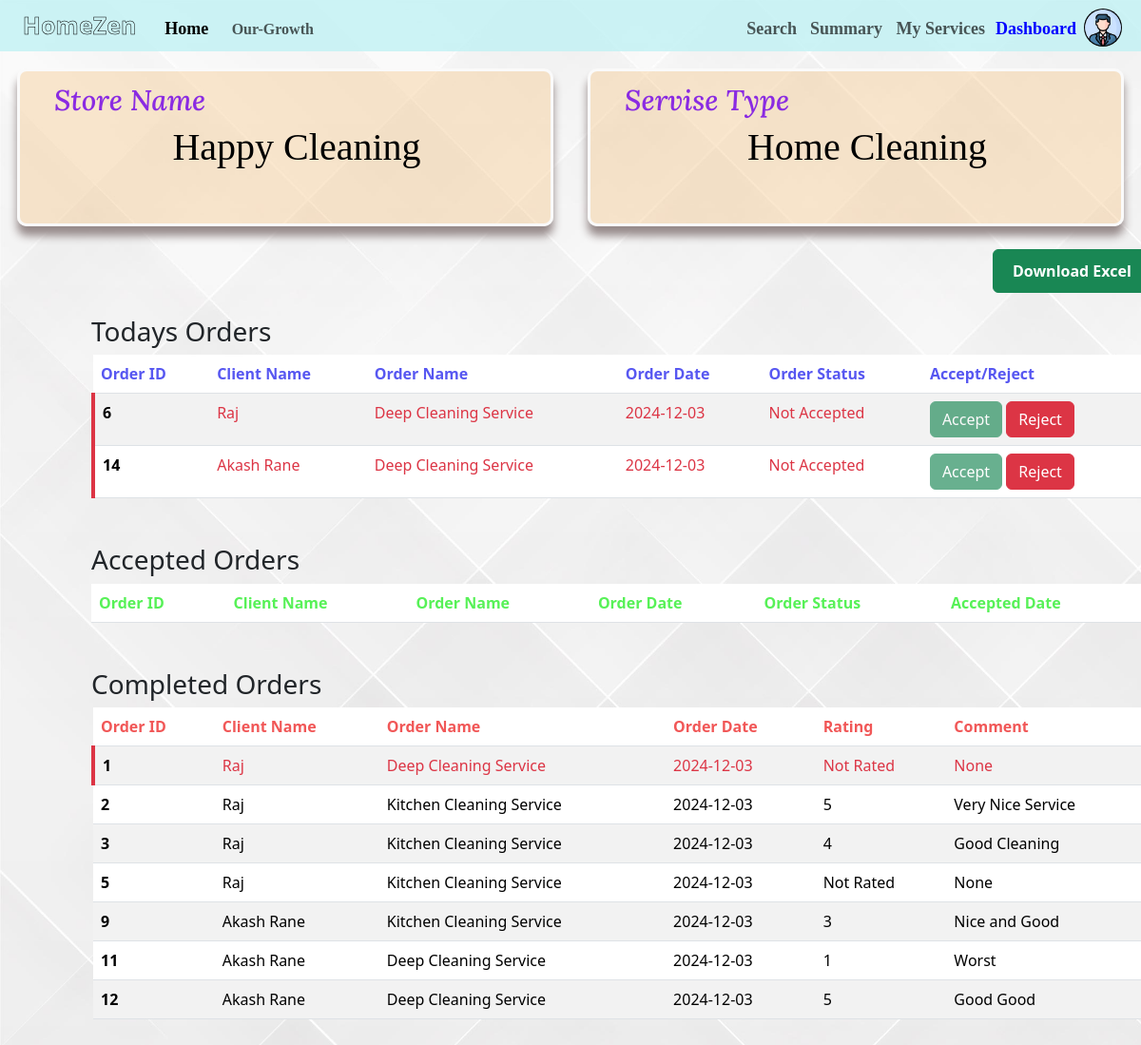
Page /dashboard (signed in) on the committed database.
### models.py (models this page shows, shortened)
class Proffessional(db.Model):
    __tablename__ = 'proffessional'
    proffessional_id = db.Column(db.Integer, primary_key=True, autoincrement=True)
    proffessional_user_id = db.Column(db.Integer,db.ForeignKey('user.user_id'))
    proffessional_company_name = db.Column(db.String(100))
    proffessional_date_created = db.Column(db.DateTime, default=dt.now())
    proffessional_email = db.Column(db.String(100))
    proffessional_description = db.Column(db.String(100))
    proffessional_Service_type = db.Column(db.String(100))
    proffessional_years_of_experience = db.Column(db.Numeric(100))
    proffessional_photo = db.Column(db.String(100), default='static/default2.jpg')
    proffessional_location = db.Column(db.String(100))
    proffessional_pincode = db.Column(db.String(100))
    proffessional_rating = db.Column(db.DECIMAL(10, 2), default=0.00)
    proffessional_available = db.Column(db.Boolean, default=True)
    proffessional_flaged = db.Column(db.Boolean, default=False)
    user = db.relationship('User', backref=db.backref('proffessional', lazy=True))

class User(UserMixin, db.Model):
    __tablename__ = 'user'
    user_id= db.Column(db.Integer, primary_key=True, autoincrement=True)
    user_name = db.Column(db.String(100), unique=False , nullable=False)
    user_handle = db.Column(db.String(100), unique=True , nullable=False)
    user_password = db.Column(db.String(100) , nullable=False)
    user_email = db.Column(db.String(100) , nullable=False)
    user_role = db.Column(db.Numeric())

class Order(db.Model):
    __tablename__ = 'order'
    order_id = db.Column(db.Integer, primary_key=True, autoincrement=True)
    order_service_id = db.Column(db.Integer, db.ForeignKey('service.service_id') , nullable=False)
    order_client_id = db.Column(db.Integer, db.ForeignKey('client.client_user_id') , nullable=False)
    order_proffessional_id = db.Column(db.Integer, db.ForeignKey('proffessional.proffessional_user_id') , nullable=False)
    order_name = db.Column(db.String(100) , nullable=False)
    order_status = db.Column(db.String(100),default='Not Accepted' , nullable=False)
    order_date_created = db.Column(db.DateTime, default=dt.now() , nullable=False)
    order_date_accepted = db.Column(db.DateTime)
    order_date_completed = db.Column(db.DateTime)
    order_payment_amount = db.Column(db.Numeric(100) , nullable=False)
    order_flaged = db.Column(db.Boolean, default=False)
    service = db.relationship('Service', backref=db.backref('orders', lazy=True))

class Review(db.Model):
    __tablename__ = 'review'
    review_id = db.Column(db.Integer, primary_key=True, autoincrement=True)
    review_order_id = db.Column(db.Integer, db.ForeignKey('order.order_id'))
    review_rating = db.Column(db.Numeric(100) , nullable=False)
    review_comment = db.Column(db.String(100) , nullable=False)
    review_date_created = db.Column(db.DateTime, default=dt.now() , nullable=False)
    review_flaged = db.Column(db.Boolean, default=False)
    order = db.relationship('Order', backref=db.backref('reviews', lazy=True))

### routes.py (the view, shortened to what this page needs)
@routes.route('/dashboard', methods=['GET','POST'])
@login_required
def dashboard():
    Client_this = Client.query.filter_by(client_user_id=current_user.user_id).first()
    if current_user.user_role == 1:
        if request.method == 'POST':
            if request.form.get('form_type') == "Completed":
                order_id = request.form.get('order_id')
                order = Order.query.filter_by(order_id=order_id).first()
                if order:
                    order.order_status = "Completed"
                    Client_this.client_total_spend += order.order_payment_amount
                    order.order_date_completed = dt.now()
                    db.session.commit()
                    flash('Order Completed successfully', 'success')
                else:
                    flash('Order not found', 'danger')
                return redirect(url_for('routes.dashboard'))
            elif request.form.get('form_type') == "Review":
                order_id = request.form.get('order_id')
                order = Order.query.filter_by(order_id=order_id).first()
                comment = request.form.get('comment')
                if comment == "":
                    comment = "---"
                if order:
                    new_review = Review(
                        review_order_id=order.order_id,
                        review_rating=request.form.get('rating'),
                        review_comment=comment
                    )
                    db.session.add(new_review)
                    db.session.commit()
                    flash('Review added successfully', 'success')
                else:
                    flash('Order not found', 'danger')
                return redirect(url_for('routes.dashboard'))
        Ranks = db.session.query(
                Client,
                Client.client_user_id,
                Client.client_total_spend,
                User.user_name
            ).join(
                User,
                Client.client_user_id == User.user_id
            ).order_by(Client.client_total_spend.desc()).all()
        Rank_No = 0
        for Rank in Ranks:
            Rank_No+=1
            if Rank.client_user_id == current_user.user_id:
                break
        Order_this = Order.query.filter_by(order_client_id=Client_this.client_user_id).all()
        ordered = 0
        count = 0
        orders = db.session.query(
                Order,
                Order.order_id,
                Order.order_name,
                Order.order_payment_amount,
                Order.order_date_created,
                Order.order_date_accepted,
                Order.order_date_completed,
                Order.order_status,
                Order.order_flaged,
                Review.review_rating,
                Review.review_comment,
                Proffessional.proffessional_company_name
            ).join(
                Proffessional,
                Order.order_proffessional_id == Proffessional.proffessional_user_id
            ).outerjoin(
                Review,
                Order.order_id == Review.review_order_id
            ).filter(
                Order.order_client_id == current_user.user_id
            ).order_by(Order.order_id.desc()).all()
        if Order_this:
            ordered =1
            for ord in Order_this:
                count += 1
        return render_template('client_dashboard.html', client=Client_this ,order=Order_this, ordered=ordered,count=count, orders_all=orders,Rank_No=Rank_No)
    elif current_user.user_role == 2:
        Proffessional_this = Proffessional.query.filter_by(proffessional_user_id=current_user.user_id).first()
        Order_this = db.session.query(
                        Order,
                        Order.order_id,
                        Order.order_name,
                        Order.order_payment_amount,
                        Order.order_date_created,
                        Order.order_date_accepted,
                        Order.order_date_completed,
                        Order.order_status,
                        Order.order_flaged,
                        Review.review_rating,
                        Review.review_comment,
                        User.user_name
                    ).join(
                        User,
                        Order.order_client_id == User.user_id
                    ).outerjoin(
                        Review,
                        Order.order_id == Review.review_order_id
                    ).filter(
                        Order.order_proffessional_id == current_user.user_id
                    ).all()
        flag = True
        for ord in Order_this:
            if ord.order_status == "Accepted":
                flag = False
                break
        if flag == False:
            Proffessional_this.proffessional_available = False
            db.session.commit()
        else:
            Proffessional_this.proffessional_available = True
            db.session.commit()
        rating = db.session.query(
            Review.review_rating,
            func.count(Review.review_id).label('count')
        ).join(
            Order,
            Review.review_order_id == Order.order_id
        ).join(
            Service,
            Order.order_service_id == Service.service_id
        ).join(
            Proffessional,
            Service.service_proffessional_id == Proffessional.proffessional_user_id
        ).filter(
            Proffessional.proffessional_user_id == current_user.user_id,
            Review.review_flaged == False
        ).group_by(
            Review.review_rating
        ).all()
        Sum =0
        c=0
        rating_dict = {1: 0, 2: 0, 3: 0, 4: 0, 5: 0}
        Average = 0
        for rate, count in rating:
            rating_dict[int(rate//1)] = count
            Sum += rate * count
            c += count
        if Sum != 0:
            Average = Sum/c
        proffessional = Proffessional.query.filter_by(proffessional_user_id=current_user.user_id).first()
        if Average != 0:
            proffessional.proffessional_rating = Average
            Average = 0
            db.session.commit()
        return render_template('proffessional_dashboard.html', proffessional=Proffessional_this,orders=Order_this)
    else:
        return render_template('Error.html')

### templates/proffessional_dashboard.html (shortened to what this page needs)
{% extends 'index1.html' %}
{% block body1 %}
<div class="col-2 head">
    <div class="container col d-inline sig1">
        <div class="row sig">
            <div class="col-md-12">
                <h1 class="lora" style="font-size:30px">Store Name</h1>
                <h2 style="display: flex; justify-content: center;">
                {% if proffessional.proffessional_company_name == "None" %}
                    <h4 style="color: red; font-size: 15px;">*Please Complete your Profile</h4>
                {% else %}
                    {{proffessional.proffessional_company_name}}
                {% endif %}
                </h2>
            </div>
        </div>
    </div>
    <div class="container col d-inline sig1">
        <div class="row sig">
            <div class="col-md-12">
                <h1 class="lora" style="font-size:30px">Servise Type</h1>
                <h2 style="display: flex; justify-content: center;">
                {% if proffessional.proffessional_company_name == "None" %}
                    <h4 style="color: red; font-size: 15px;">*Please Complete your Profile</h4>
                {% else %}
                    {{proffessional.proffessional_Service_type}}
                {% endif %}</h2>
            </div>
        </div>
    </div>
</div>
<div class="excel-btn">
    <form method="post" action="/dashboard">
        <button type="submit" class="btn btn-success">
             Download Excel
        </button>
    </form>
</div>
<div class="container" style="margin: 3vh 7vw 6vh 7vw;">
    <h3>Todays Orders</h3>
    <div>
        <table class="table table-striped">
            <thead>
                <tr>
                    <th id="TO" scope="col">Order ID</th>
                    <th id="TO" scope="col">Client Name</th>
                    <th id="TO" scope="col">Order Name</th>
                    <th id="TO" scope="col">Order Date</th>
                    <th id="TO" scope="col">Order Status</th>
                    <th id="TO" scope="col">Accept/Reject</th>
                </tr>
            </thead>
            <tbody>
                {% for order in orders %}
                {% if order.order_status =='Not Accepted' %}
                <tr class="{{ 'flagged-row' if order.order_flaged else '' }}">
                    <th scope="row">{{order.order_id}}</th>
                    <td>{{order.user_name}}</td>
                    <td>{{order.order_name}}</td>
                    <td>{{order.order_date_created.strftime('%Y-%m-%d')}}</td>
                    <td>{{order.order_status}}</td>
                    <td>
                        <div style="display: inline;">
                            <form method="post" action="/dashboard" style="display: inline;">
                                <fieldset {{'disabled' if proffessional.proffessional_available == False else '' }} style="display: inline;">
                                    <button type="submit" class="btn btn-success">Accept</button>
                                </fieldset>
                            </form>
                            <form method="post" action="/dashboard" style="display: inline;">
                                <button type="submit" class="btn btn-danger">Reject</button>
                            </form>
                        </div>
                    </td>
                </tr>
                {% endif %}
                {% endfor %}
            </tbody>
        </table>
    </div>
</div>
<div class="container" style="margin: 3vh 7vw 6vh 7vw;">
    <h3>Accepted Orders</h3>
    <div>
        <table class="table table-striped">
            <thead>
                <tr >
                    <th id="AO" scope="col">Order ID</th>
                    <th id="AO" scope="col">Client Name</th>
                    <th id="AO" scope="col">Order Name</th>
                    <th id="AO" scope="col">Order Date</th>
                    <th id="AO" scope="col">Order Status</th>
                    <th id="AO" scope="col">Accepted Date</th>
                </tr>
            </thead>
        </table>
    </div>
</div>
<div class="container" style="margin: 3vh 7vw 6vh 7vw;">
    <h3>Completed Orders</h3>
    <div>
        <table class="table table-striped">
            <thead>
                <tr>
                    <th id="CO" scope="col">Order ID</th>
                    <th id="CO" scope="col">Client Name</th>
                    <th id="CO" scope="col">Order Name</th>
                    <th id="CO" scope="col">Order Date</th>
                    <th id="CO" scope="col">Rating</th>
                    <th id="CO" scope="col">Comment</th>
                </tr>
            </thead>
            <tbody>
                {% for order in orders %}
                {% if order.order_status =='Completed' %}
                <tr class="{{ 'flagged-row' if order.order_flaged else '' }}">
                    <th scope="row">{{order.order_id}}</th>
                    <td>{{order.user_name}}</td>
                    <td>{{order.order_name}}</td>
                    <td>{{order.order_date_created.strftime('%Y-%m-%d')}}</td>
                    <td>{{order.review_rating//1 if order.review_rating != None else 'Not Rated' }}</td>
                    <td>{{order.review_comment}}</td>
                </tr>
                {% endif %}
                {% endfor %}
            </tbody>
        </table>
    </div>
</div>
{% endblock %}

### rows in the picture
Proffessional: proffessional_company_name "Happy Cleaning", proffessional_Service_type "Home Cleaning"
User: order_id "6", user_name "Raj", order_name "Deep Cleaning Service", order_date_created "2024-12-03", order_status "Not Accepted", order_id "1", review_rating "Not Rated", review_comment "None", order_id "5", order_name "Kitchen Cleaning Service"
User: order_id "14", user_name "Akash Rane", order_name "Deep Cleaning Service", order_date_created "2024-12-03", order_status "Not Accepted"
Review: order_id "2", user_name "Raj", order_name "Kitchen Cleaning Service", order_date_created "2024-12-03", review_rating "5", review_comment "Very Nice Service"
Review: order_id "3", user_name "Raj", order_name "Kitchen Cleaning Service", order_date_created "2024-12-03", review_rating "4", review_comment "Good Cleaning"
Review: order_id "9", user_name "Akash Rane", order_name "Kitchen Cleaning Service", order_date_created "2024-12-03", review_rating "3", review_comment "Nice and Good"
Review: order_id "11", user_name "Akash Rane", order_name "Deep Cleaning Service", order_date_created "2024-12-03", review_rating "1", review_comment "Worst"
Review: order_id "12", user_name "Akash Rane", order_name "Deep Cleaning Service", order_date_created "2024-12-03", review_rating "5", review_comment "Good Good"
